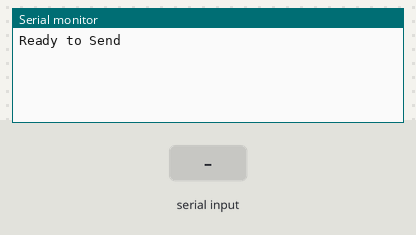
A sketch run on a simulated Arduino Mega 2560, built with avr-gcc and run on an emulated ATmega2560. On the bench: the last lines printed to the serial monitor. Inputs (shaded band) come from the test bench.

Above: at 1.2 s.
1.3 s: "90,45\n" received over Serial
At 2.4 s:
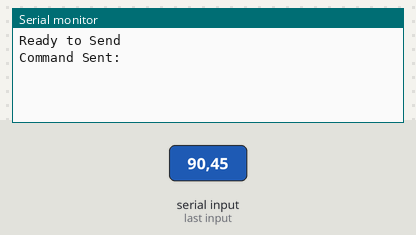
3.5 s: "90,45\n" received over the second serial link
At 4.6 s:
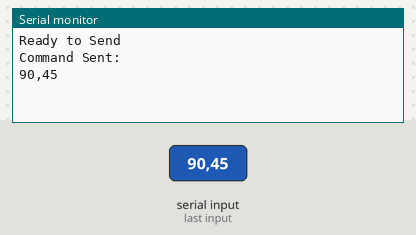
5.0 s: "30,150\n" received over the second serial link
At 6.0 s:
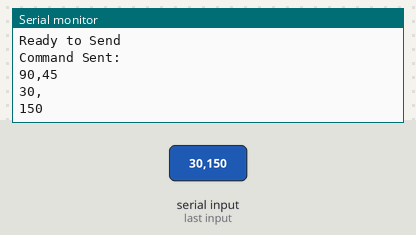

The sketch:

BluetoothConfiguration.ino
```cpp
#include <stdio.h>
/*
Program:       BluetoothConfiguration
Description:        This program lets you Change your Linvor Bluetooth module parameters:
                BaudRate:9600N81,ID:linvor,Password:1234.
                Commands must be send every second with no connection stabishled between
                your bluetooth module and other device.

Note:          To use on an arduino different than ArduinoMega, remember to change Serial3 to Serial.

More Info:     www.scribd.com/doc/95703428/Bluetooth-HC-06-Datasheet

How to use:         You can simply change the defaultCommand define or thru serial monitorm
               you MUST specify the number of letters the command needs in the first 2 characters.

Different baudrates:
(N):      Value:
1---------1200
2---------2400
3---------4800
4---------9600 (Default)
5--------19200
6--------38400
7--------57600
8-------115200
9-------230400
A-------460800
B-------921600
C------1382400

    command:      thru Serial Monitor:                   function:
1     AT              02AT                           Test communication
2   AT+BAUD(N)        08AT+BAUD(N)                   Change BaudRate
3   AT+NAME(newName)                                 Change BluetoothName  - new name must be 20 characters at most.
4   AT+PASS(newPass)  11AT+PASS(newPass)             Change BluetoothPassword     - new pass must be 4 number digits.
5   AT+PN             05AT+PN                        No Parity Check (default);
6   AT+PO             05AT+PO                        Set odd parity check
7   AT+PE             05AT+PE                        Set even parity check

Programer:     Michael Duarte (michael.duarte@hotmail.com)

Board Used:    Arduino Mega2560

To change the default command, just change AT for the
new command on the next define, LEAVING THE DOUBLE QUOTES.*/
#define defaultCommand "AT"

unsigned long lastCommand;
int received=0;
char command[10];

void setup(){
  Serial3.begin(115200);
  Serial.begin(115200);
  lastCommand=millis();
  received=0;
  Serial.println("Ready to Send");
}

void loop(){

  if(Serial3.available()){ //READ RESPONSE
    Serial.print((char)Serial3.read());//comment if diff board than arduino mega
  }

  //comment this block if u use a different arduino board.
  if(Serial.available() && received == 0){//WRITE NEW COMMAND
    delay(10);
    received=(Serial.read()-48)*10;
    received+=Serial.read()-48;
    memset(command,'\0',10);
    for(int i=0;i<received;i++){
      command[i]=(char)Serial.read();
    }
  }//////////////////////////////////////////////////////////

  if( (millis() - lastCommand) > 1000){//EVERY SECOND SEND LAST COMMAND
    lastCommand=millis();
    if(received != 0){//IF COMMAND RECEIVED
    Serial.println("Command Sent:");
      for(int i=0;i<received;i++){
        Serial3.print(command[i]);
        Serial.print(command[i]);
      }
      Serial.println();
      received=0;
    }
    else
      Serial3.print(defaultCommand);
      Serial.println();////comment if different than arduino mega
  }

  delay(2);
}
```

Measured:
- after the input at 1.3 s, the serial monitor: prints a new line after 0.70 s (image 1)
- after the input at 3.5 s, the serial monitor: prints a new line at once (image 2)
- after the input at 5.0 s, the serial monitor: prints a new line at once (image 3)
